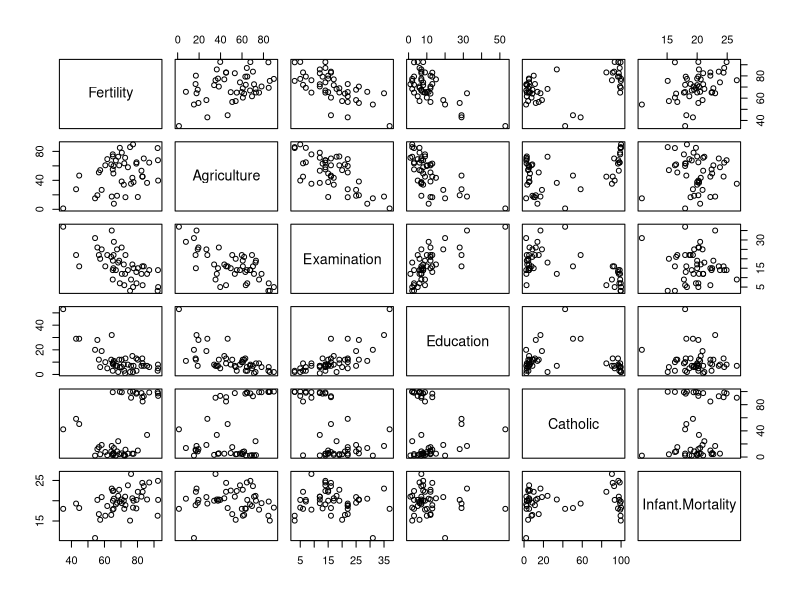
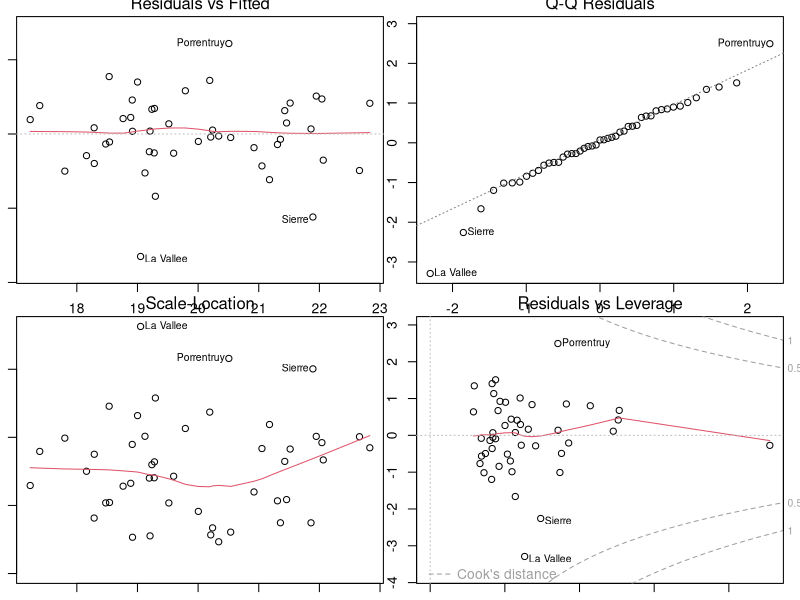

The R source for these figures, in order:
data(swiss)
View(swiss)
colnames(swiss)

dim(swiss)
str(swiss)

for(i in 1:dim(swiss)[2]){
  print(summary(swiss[i]))
}

plot(swiss)
swiss[which.min(swiss$Infant.Mortality),]
which.max(swiss$Education)

swissfit <- lm(swiss$Infant.Mortality ~ ., data=swiss)
summary(swissfit)

par(mar=c(1,1,1,1))
par(mfrow=c(2,2))
plot(swissfit)

##변수선택법
# 전진선택법
swissforward <- step(swissfit, direction="forward")
summary(swissforward)

# 후진제거법
swissbackward <- step(swissfit, direction="backward")
summary(swissbackward)

# 단계적선택법
swissstepwise <- step(swissfit, direction="both")
summary(swissstepwise)

#### etc ####
# test <- subset(swiss, min(swiss$Infant.Mortality))
# ?apply
# a<-apply(swiss,2,min)
# a
# b<-apply(swiss,2,max)
